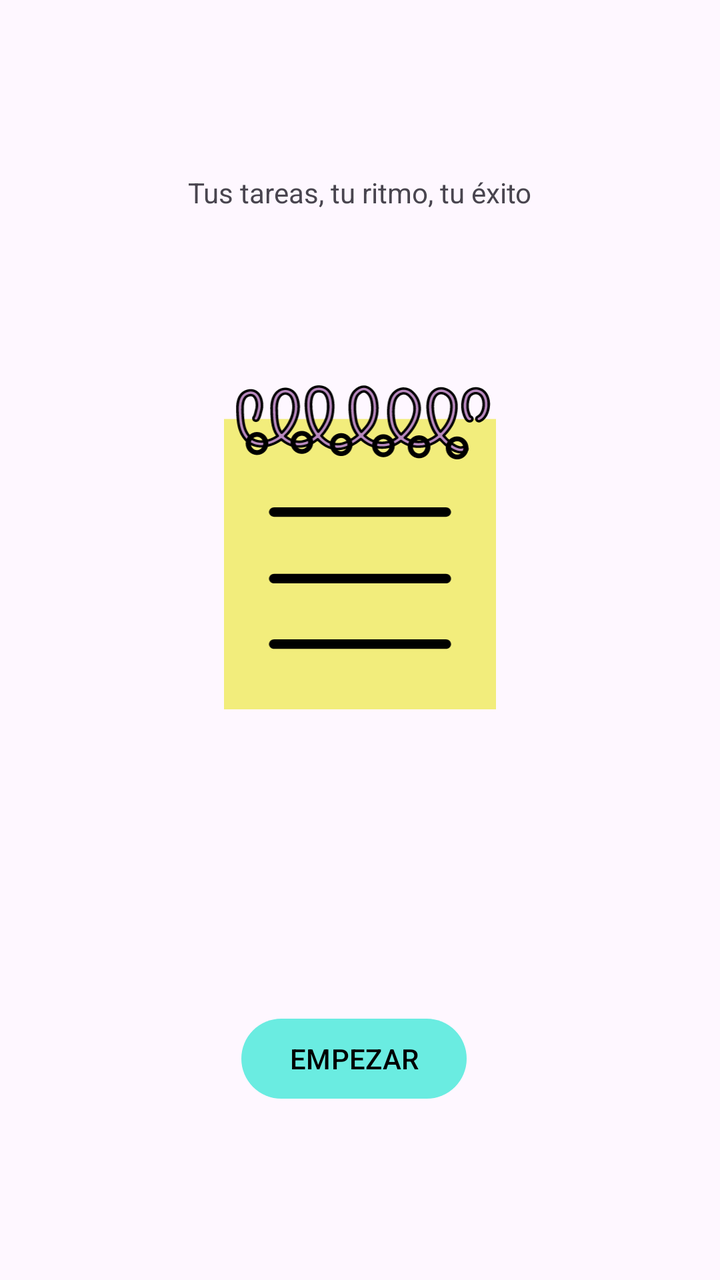
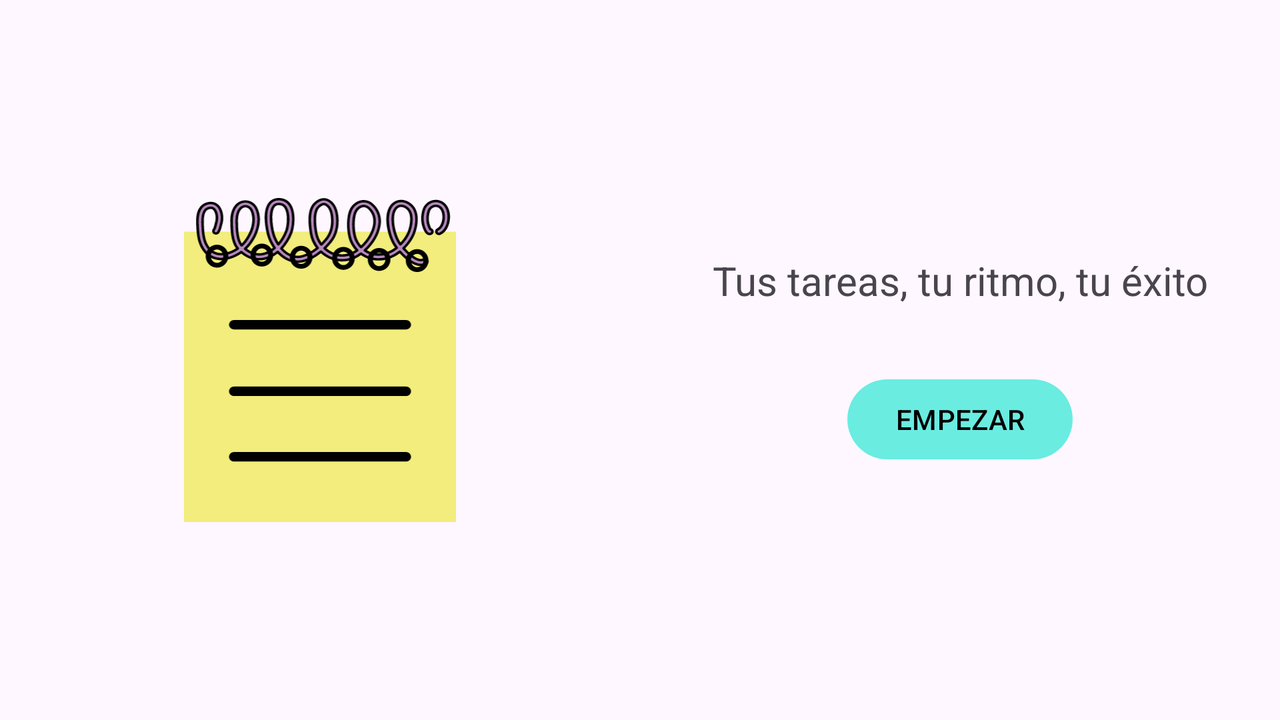

Compare how this app lays out the same screen by default and in its alternative resource folder. The renders come first, then the two layout files and the values they reference.
<!-- AndroidManifest.xml: application theme Theme.TareaFinalUT01 -->
<!-- res/layout/activity_main.xml -->
<?xml version="1.0" encoding="utf-8"?>
<androidx.constraintlayout.widget.ConstraintLayout xmlns:android="http://schemas.android.com/apk/res/android"
    xmlns:app="http://schemas.android.com/apk/res-auto"
    xmlns:tools="http://schemas.android.com/tools"
    android:id="@+id/main"
    android:layout_width="match_parent"
    android:layout_height="match_parent"
    tools:context=".Actividades.MainActivity">

    <TextView
        android:id="@+id/textView"
        android:layout_width="wrap_content"
        android:layout_height="wrap_content"
        android:text="@string/app_Text_Inicio"
        app:layout_constraintBottom_toTopOf="@+id/imageView"
        app:layout_constraintEnd_toEndOf="parent"
        app:layout_constraintStart_toStartOf="parent"
        app:layout_constraintTop_toTopOf="parent" />

    <ImageView
        android:id="@+id/imageView"
        android:layout_width="168dp"
        android:layout_height="162dp"
        app:layout_constraintBottom_toTopOf="@+id/btnEmpezar"
        app:layout_constraintEnd_toEndOf="@+id/textView"
        app:layout_constraintStart_toStartOf="@+id/textView"
        app:layout_constraintTop_toBottomOf="@+id/textView"
        app:srcCompat="@drawable/icono" />

    <Button
        android:id="@+id/btnEmpezar"
        android:layout_width="wrap_content"
        android:layout_height="wrap_content"
        android:layout_marginTop="64dp"
        android:text="@string/empezar"
        app:layout_constraintBottom_toBottomOf="parent"
        app:layout_constraintEnd_toEndOf="@+id/imageView"
        app:layout_constraintHorizontal_bias="0.444"
        app:layout_constraintStart_toStartOf="@+id/imageView"
        app:layout_constraintTop_toBottomOf="@+id/imageView"
        app:layout_constraintVertical_bias="0.0" />

</androidx.constraintlayout.widget.ConstraintLayout>
<!-- resources referenced by this layout -->
<resources>
  <!-- drawable icono: vector/xml drawable (drawable, 20807 chars, omitted) -->
  <string name="app_Text_Inicio">Tus tareas, tu ritmo, tu éxito</string>
  <string name="empezar">EMPEZAR</string>
  <style name="Theme.TareaFinalUT01" parent="Base.Theme.TareaFinalUT01" />
  <style name="Base.Theme.TareaFinalUT01" parent="Theme.Material3.Light">
          
          <item name="colorPrimary">@color/light_primary</item>
          <item name="colorSecondary">@color/light_secondary</item>
          <item name="colorTertiary">@color/light_tertiary</item>
          <item name="colorAccent">@color/light_accent</item>
  
          
          <item name="colorOnPrimary">@color/black</item>
          <item name="colorOnSecondary">@color/black</item>
          <item name="colorOnTertiary">@color/black</item>
  
          <item name="colorMenuIcon">@color/black</item>
          <item name="colorMultimediaIcon">@color/light_secondary</item>
  
          
          <item name="android:statusBarColor">?attr/colorPrimary</item>
      </style>
  <color name="light_primary">#6AECE1</color>
  <color name="light_secondary">#26CCC2</color>
  <color name="light_tertiary">#FFF57E</color>
  <color name="light_accent">#FFB76C</color>
  <color name="black">#FF000000</color>
</resources>
<!-- res/layout-land/activity_main.xml (the repository's variant of the layout above) -->
<!-- drawn on the phone turned sideways -->
<?xml version="1.0" encoding="utf-8"?>
<androidx.constraintlayout.widget.ConstraintLayout xmlns:android="http://schemas.android.com/apk/res/android"
    xmlns:app="http://schemas.android.com/apk/res-auto"
    xmlns:tools="http://schemas.android.com/tools"
    android:id="@+id/main"
    android:layout_width="match_parent"
    android:layout_height="match_parent"
    tools:context=".Actividades.MainActivity">

    <ImageView
        android:id="@+id/imageView"
        android:layout_width="168dp"
        android:layout_height="162dp"
        app:srcCompat="@drawable/icono"
        app:layout_constraintStart_toStartOf="parent"
        app:layout_constraintEnd_toStartOf="@+id/guideline_vertical"
        app:layout_constraintTop_toTopOf="parent"
        app:layout_constraintBottom_toBottomOf="parent" />

    <TextView
        android:id="@+id/textView"
        android:layout_width="0dp"
        android:layout_height="wrap_content"
        android:text="@string/app_Text_Inicio"
        android:textAlignment="center"
        android:textSize="20sp"
        app:layout_constraintBottom_toTopOf="@+id/btnEmpezar"
        app:layout_constraintEnd_toEndOf="parent"
        app:layout_constraintStart_toStartOf="@+id/guideline_vertical"
        app:layout_constraintTop_toTopOf="parent"
        app:layout_constraintVertical_chainStyle="packed" />

    <Button
        android:id="@+id/btnEmpezar"
        android:layout_width="wrap_content"
        android:layout_height="wrap_content"
        android:layout_marginTop="32dp"
        android:text="@string/empezar"
        app:layout_constraintBottom_toBottomOf="parent"
        app:layout_constraintEnd_toEndOf="@+id/textView"
        app:layout_constraintStart_toStartOf="@+id/textView"
        app:layout_constraintTop_toBottomOf="@+id/textView" />

    <androidx.constraintlayout.widget.Guideline
        android:id="@+id/guideline_vertical"
        android:layout_width="wrap_content"
        android:layout_height="wrap_content"
        android:orientation="vertical"
        app:layout_constraintGuide_percent="0.5" />

</androidx.constraintlayout.widget.ConstraintLayout>
